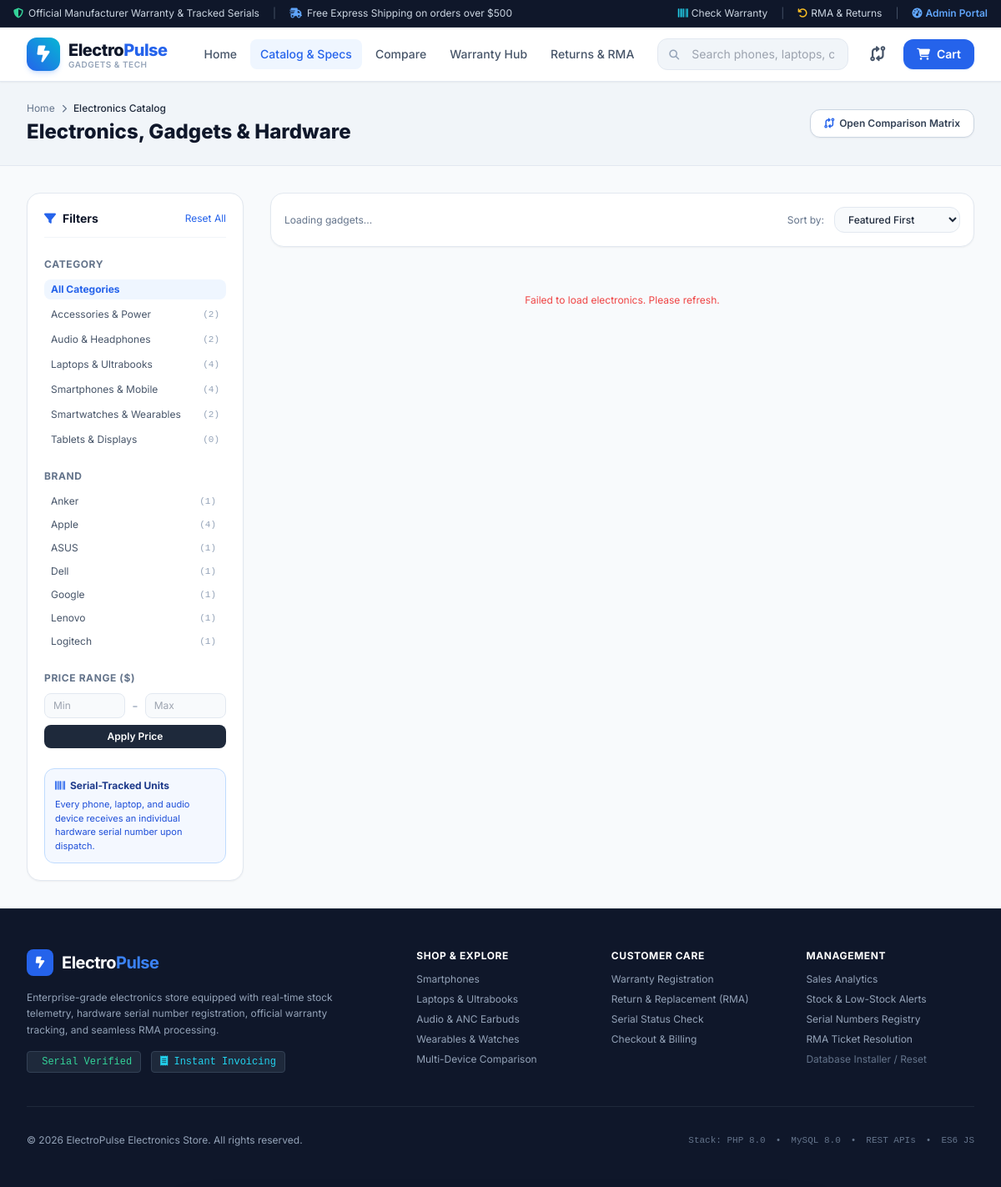
/products.php, run on the app's committed database.
### tables this page shows
CREATE TABLE `categories` (
    `id` INT AUTO_INCREMENT PRIMARY KEY,
    `name` VARCHAR(100) NOT NULL,
    `slug` VARCHAR(100) NOT NULL UNIQUE,
    `icon` VARCHAR(50) DEFAULT 'cpu',
    `description` TEXT,
    `created_at` TIMESTAMP DEFAULT CURRENT_TIMESTAMP
);

### products.php (the view, shortened to what this page needs)
<?php
require_once __DIR__ . '/includes/header.php';
$pdo = get_db_connection();
$categories = $pdo->query("SELECT id, name, slug, (SELECT COUNT(*) FROM products WHERE category_id = categories.id) as count FROM categories ORDER BY name ASC")->fetchAll();
$brands = $pdo->query("SELECT DISTINCT brand, COUNT(*) as count FROM products GROUP BY brand ORDER BY brand ASC")->fetchAll();
$currentCat = $_GET['category'] ?? '';
$currentBrand = $_GET['brand'] ?? '';
$currentSort = $_GET['sort'] ?? 'featured';
$minPrice = $_GET['min_price'] ?? '';
$maxPrice = $_GET['max_price'] ?? '';
?>
<div class="bg-slate-100 py-6 border-b border-slate-200">
    <div class="max-w-7xl mx-auto px-4 sm:px-6 lg:px-8 flex flex-col md:flex-row justify-between items-start md:items-center gap-4">
        <div>
            <div class="flex items-center gap-2 text-xs text-slate-500 mb-1">
                <a href="<?php echo BASE_URL; ?>/index.php" class="hover:text-blue-600">Home</a>
                <i class="fa-solid fa-chevron-right text-[10px]"></i>
                <span class="text-slate-800 font-medium">Electronics Catalog</span>
            </div>
            <h1 class="text-2xl font-extrabold text-slate-900">Electronics, Gadgets & Hardware</h1>
        </div>
        <div class="flex items-center gap-3 w-full md:w-auto">
            <a href="<?php echo BASE_URL; ?>/compare.php" class="px-4 py-2 bg-white border border-slate-300 hover:border-blue-500 rounded-xl text-xs font-semibold text-slate-700 transition flex items-center gap-1.5 shadow-sm">
                <i class="fa-solid fa-code-compare text-blue-600"></i> Open Comparison Matrix
            </a>
        </div>
    </div>
</div>
<div class="max-w-7xl mx-auto px-4 sm:px-6 lg:px-8 py-8">
    <div class="grid grid-cols-1 lg:grid-cols-4 gap-8">
        <aside class="lg:col-span-1 space-y-6">
            <div class="bg-white p-5 rounded-2xl border border-slate-200 shadow-sm space-y-6">
                <div class="flex justify-between items-center pb-3 border-b border-slate-100">
                    <h3 class="font-bold text-slate-900 text-sm flex items-center gap-2">
                        <i class="fa-solid fa-filter text-blue-600"></i> Filters
                    </h3>
                    <a href="<?php echo BASE_URL; ?>/products.php" class="text-xs text-blue-600 hover:underline">Reset All</a>
                </div>
                <div>
                    <h4 class="text-xs font-bold uppercase tracking-wider text-slate-500 mb-2.5">Category</h4>
                    <div class="space-y-1.5">
                        <a href="<?php echo BASE_URL; ?>/products.php<?php echo $currentBrand ? '?brand='.urlencode($currentBrand) : ''; ?>" class="flex justify-between items-center text-xs py-1 px-2 rounded-lg transition <?php echo empty($currentCat) ? 'bg-blue-50 text-blue-600 font-bold' : 'text-slate-600 hover:bg-slate-50'; ?>">
                            <span>All Categories</span>
                        </a>
                        <?php foreach ($categories as $cat): ?>
                        <a href="<?php echo BASE_URL; ?>/products.php?category=<?php echo urlencode($cat['slug']); ?><?php echo $currentBrand ? '&brand='.urlencode($currentBrand) : ''; ?>" class="flex justify-between items-center text-xs py-1 px-2 rounded-lg transition <?php echo $currentCat === $cat['slug'] ? 'bg-blue-50 text-blue-600 font-bold' : 'text-slate-600 hover:bg-slate-50'; ?>">
                            <span><?php echo htmlspecialchars($cat['name']); ?></span>
                            <span class="text-[11px] text-slate-400 font-mono">(<?php echo $cat['count']; ?>)</span>
                        </a>
                        <?php endforeach; ?>
                    </div>
                </div>
                <div>
                    <h4 class="text-xs font-bold uppercase tracking-wider text-slate-500 mb-2.5">Brand</h4>
                    <div class="space-y-1 max-h-48 overflow-y-auto pr-1">
                        <?php foreach ($brands as $b): ?>
                        <a href="<?php echo BASE_URL; ?>/products.php?brand=<?php echo urlencode($b['brand']); ?><?php echo $currentCat ? '&category='.urlencode($currentCat) : ''; ?>" class="flex justify-between items-center text-xs py-1 px-2 rounded-lg transition <?php echo $currentBrand === $b['brand'] ? 'bg-blue-50 text-blue-600 font-bold' : 'text-slate-600 hover:bg-slate-50'; ?>">
                            <span><?php echo htmlspecialchars($b['brand']); ?></span>
                            <span class="text-[11px] text-slate-400 font-mono">(<?php echo $b['count']; ?>)</span>
                        </a>
                        <?php endforeach; ?>
                    </div>
                </div>
                <div>
                    <h4 class="text-xs font-bold uppercase tracking-wider text-slate-500 mb-2.5">Price Range ($)</h4>
                    <form action="<?php echo BASE_URL; ?>/products.php" method="GET" class="space-y-2">
                        <div class="flex items-center gap-2">
                            <input type="number" name="min_price" placeholder="Min" value="<?php echo htmlspecialchars($minPrice); ?>" class="w-1/2 bg-slate-50 border border-slate-200 rounded-lg px-2.5 py-1.5 text-xs">
                            <span class="text-slate-400">-</span>
                            <input type="number" name="max_price" placeholder="Max" value="<?php echo htmlspecialchars($maxPrice); ?>" class="w-1/2 bg-slate-50 border border-slate-200 rounded-lg px-2.5 py-1.5 text-xs">
                        </div>
                        <button type="submit" class="w-full bg-slate-800 hover:bg-slate-900 text-white rounded-lg py-1.5 text-xs font-semibold transition">
                            Apply Price
                        </button>
                    </form>
                </div>
                <div class="p-3 bg-blue-50/70 border border-blue-200 rounded-xl space-y-1.5 text-xs text-blue-900">
                    <div class="font-bold flex items-center gap-1.5">
                        <i class="fa-solid fa-barcode text-blue-600"></i> Serial-Tracked Units
                    </div>
                    <p class="text-[11px] text-blue-700 leading-normal">
                        Every phone, laptop, and audio device receives an individual hardware serial number upon dispatch.
                    </p>
                </div>
            </div>
        </aside>
        <main class="lg:col-span-3 space-y-6">
            <div class="bg-white p-4 rounded-2xl border border-slate-200 shadow-sm flex flex-col sm:flex-row justify-between items-center gap-4">
                <div class="text-xs text-slate-500" id="resultsCount">
                    Loading gadgets...
                </div>
                <div class="flex items-center gap-3 w-full sm:w-auto">
                    <label class="text-xs text-slate-500 whitespace-nowrap">Sort by:</label>
                    <select id="sortSelect" onchange="applySort(this.value)" class="bg-slate-50 border border-slate-200 rounded-xl px-3 py-1.5 text-xs text-slate-800 font-medium focus:outline-none focus:ring-2 focus:ring-blue-500">
                        <option value="featured" <?php echo $currentSort === 'featured' ? 'selected' : ''; ?>>Featured First</option>
                    </select>
                </div>
            </div>
            <div id="productGrid" class="grid grid-cols-1 md:grid-cols-2 xl:grid-cols-3 gap-6">
            </div>
        </main>
    </div>
</div>
<?php require_once __DIR__ . '/includes/footer.php'; ?>

### assets/css/style.css (style rules this page uses)
:root { --primary: #2563eb; --primary-hover: #1d4ed8; --accent: #06b6d4; --success: #10b981; --warning: #f59e0b; --danger: #ef4444; --dark-bg: #0f172a; --card-bg: #ffffff; --border-color: #e2e8f0; }
body { font-family: 'Inter', -apple-system, BlinkMacSystemFont, "Segoe UI", Roboto, sans-serif; background-color: #f8fafc; color: #1e293b; min-height: 100vh; display: flex; flex-direction: column; }
main { flex: 1 0 auto; }

### data on the page
categories: name "Accessories & Power", count "2"
categories: name "Audio & Headphones", count "2"
categories: name "Laptops & Ultrabooks", count "4"
categories: name "Smartphones & Mobile", count "4"
categories: name "Smartwatches & Wearables", count "2"
categories: name "Tablets & Displays", count "0"

### other printed values
$b['brand'] "Anker"
$b['count'] "1"
$b['brand'] "Apple"
$b['count'] "4"
$b['brand'] "ASUS"
$b['brand'] "Dell"
$b['brand'] "Google"
$b['brand'] "Lenovo"
$b['brand'] "Logitech"
